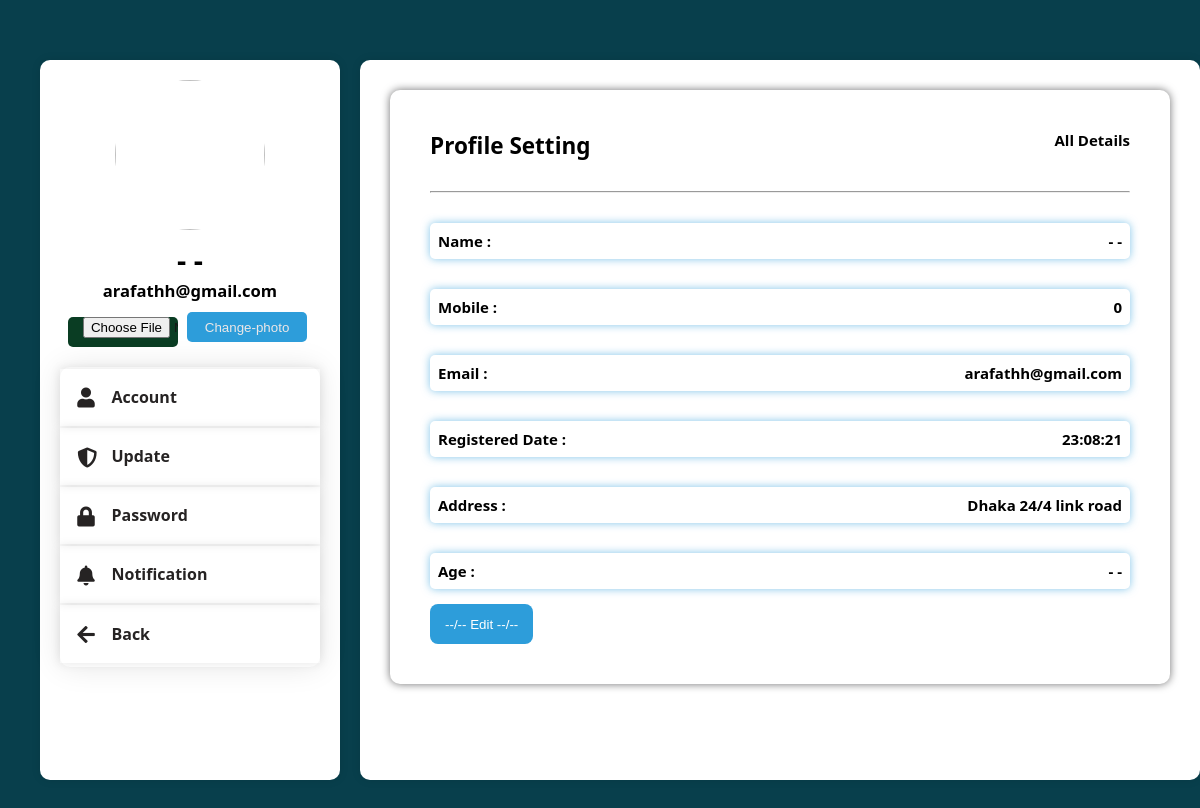
Page /Entrepreneur/profile_entro_details.php (signed in) on the committed database.
### Entrepreneur/profile_entro_details.php (the view, shortened to what this page needs)
<?php
require "include/profile_sidebar.php";?>
<div class="settingside-allform">
                     <form action="" class="details showdetails">
                        <div class="item1">
                           <h2>Profile Setting</h2>
                           <lebel>All Details</lebel>
                        </div>
                           <hr>
        <?php
                            require "../Admin/includes/configure.php";
                      if(!$connnection){
                           die("not connected".mysqli_error());
                         }else{
                           $usnm=$_SESSION['usrName'];
                           $query="SELECT * FROM `entrepreneur-reg-table1` WHERE username = '$usnm'";
                  $result=mysqli_query($connnection,$query);
                     $count=mysqli_num_rows($result);
                         if($count>0){
                           $row=mysqli_fetch_assoc($result);
                                   $fname=$row['first-name'];
                                   $lname=$row['last-name'];
                                   $email=$row['email'];
                                   $phone=$row['phone'];
                                   $date=$row['date_sign'];
                                   $fullname=$fname." ".$lname;
                                   $address="Dhaka 24/4 link road";
           ?>
                          <div class="item">
                           <lebel>Name :</lebel>
                           <p><?php echo "$fullname"; ?></p>
                        </div>
                        <div class="item">
                           <lebel>Mobile :</lebel>
                           <p><?php echo "$phone"; ?></p>
                        </div>
                        <div class="item">
                           <lebel>Email :</lebel>
                           <p><?php echo "$email"; ?></p>
                        </div>
                        <div class="item">
                           <lebel>Registered Date :</lebel>
                           <p><?php echo "$date"; ?></p>
                        </div>
                        <div class="item">
                           <lebel>Address :</lebel>
                           <p><?php echo "$address"; ?></p>
                        </div>
                        <div class="item">
                           <lebel>Age :</lebel>
                           <p><?php echo "$fullname"; ?></p>
                        </div>
                        <div class="item2">
                           <form method="post" action="">
                        <input type="submit" value="--/-- Edit --/--" name="submit"><br>
                        </div>
                     </form>
                    <?php }}
                    ?>
          </div>
        </div>
</div>
</body>
</html>

### Entrepreneur/include/profile_sidebar.php (shortened to what this page needs)
<!DOCTYPE html>
<html>
    <head>
        <link rel="stylesheet" href="profile_setting_style.css">
        <link rel="stylesheet" href="https://cdnjs.cloudflare.com/ajax/libs/font-awesome/5.15.3/css/all.min.css">
    </head>
    <body>
    <?php         require "../Admin/includes/configure.php";
    if(!$connnection){
         die("not connected".mysqli_error());
       }else{
         $usnm=$_SESSION['usrName'];
         $query="SELECT * FROM `entrepreneur-reg-table1` WHERE username = '$usnm'";
$result=mysqli_query($connnection,$query);
   $count=mysqli_num_rows($result);
       if($count>0){
         $row=mysqli_fetch_assoc($result);
                 $profile_pic=$row['profile_photo'];
                 $fname=$row['first-name'];
                 $lname=$row['last-name'];
                 $email=$row['email'];
                 $fullname=$fname." ".$lname;
                 ?>
<div class="mainpage">
    <div class="container">
          <div class="sidebarfor">
              <div class="profilebigone">
                   <img src="../Home/entroProfile/<?php echo $profile_pic;?>">
              </div>
              <div class="name">
                   <h1><?php echo $fullname;?></h1>
                   <h4><?php echo $email;?></h4>
                   <form method="post" action="profile_change_chk.php" enctype="multipart/form-data">
                   <input type="file" value="Change-photo" name="pic">
                   <input type="submit" value="Change-photo" name="submitt">
                 </form>
              </div>
              <ul class="list">
                <li><a href="profile_entro_details.php"><i class="fas fa-user"></i> Account</a></li>
                <li><a href="profile_entro_update_real.php"><i class="fas fa-shield-alt"></i> Update</a></li>
                <li><a href="profile_entro_password_change_real.php"><i class="fas fa-lock"></i> Password</a></li>
                <li><a href="#"><i class="fas fa-bell"></i> Notification</a></li>
                <li><a href="entro_showProfile_first_Get_start.php"><i class="fas fa-arrow-left"></i> Back</a></li>
            </ul>
          </div>
       <?php }
             }
             ?>

### Entrepreneur/profile_setting_style.css (style rules this page uses)
* { margin: 0; padding: 0; box-sizing: border-box; }
body { font-family: 'ui-sans-sarif' ,system-ui, -apple-system, BlinkMacSystemFont, 'Segoe UI', Roboto, Oxygen, Ubuntu, Cantarell, 'Open Sans', 'Helvetica Neue', sans-serif; }
.container { width: 100%; min-height: 90vh; background-color: #083f4c; display: flex; flex-direction: row; margin:auto; }
.sidebarfor h1 { font-size: calc(.5 * (5.5vh + 1.1vw)); }
.sidebarfor h4 { font-size: calc(.5 * (2.5vh + 1.1vw)); }
.sidebarfor { background-color: #fff; display: flex; flex-direction: column; height: 90vh; width: 25%; margin: 40px; margin-right: 20px; margin-top: 60px; padding: 20px; border-radius: 10px; box-shadow: 0 0 10px rgba(0, 0, 0, 0.1); }
.sidebarfor img { display: block; width: 150px; height: 150px; border-radius: 50%; align-self: center; margin-left: auto; margin-right: auto; }
.list { background-color: white; display: flex; flex-direction: column; margin-top: 10px; border-radius: 10px; height: 300px; box-shadow: 0 0 30px rgba(0, 0, 0, 0.1); }
.list li { list-style: none; padding: 17.3px; margin-top: 2px; box-shadow: 0 0 10px rgba(0, 0, 0, 0.1); }
.list li a { text-decoration: none; color: #262323; font-weight: bold; }
.list li a i { width: 20px; height: 20px; font-size: 20px; margin-right: 10px; vertical-align: middle; }
.name { text-align: center; margin-top: 10px; margin-bottom: 10px; }
input[type="submit"] { margin-top: 10px; width: 120px; padding: 0px 15px; background-color: #2d9dda; color: #ece7e7; border: none; height: 30px; border-radius: 5px; margin-right: 5px; cursor: pointer; }
input[type="file"] { margin-top: 10px; width: 110px; padding: 0px 15px; background-color: #0a3d23; color: #171616; border: none; height: 30px; border-radius: 5px; margin-right: 5px; cursor: pointer; }
.settingside-allform { background-color: #fff; width: 70%; height: 90vh; margin-top: 60px; padding: 20px; border-radius: 10px; box-shadow: 0 0 10px rgba(0, 0, 0, 0.1); }
.details { margin: 10px; }
.details input[type="submit"] { width: auto; background-color: #2d9dda; color: #fff; border: none; height: 40px; border-radius: 8px; margin-top: 15px; cursor: pointer; transition: background-color 0.3s; }
.showdetails { display: block; font-weight: bold; margin-bottom: 5px; font-size: 15px; display: flex; flex-direction: column; padding: 40px; box-shadow: 0 0 8px rgba(17, 17, 18, 0.6); border-radius: 10px; }
.item1 { display: flex; justify-content: space-between; text-align:left; margin-bottom: 30px; }
.item { display: flex; justify-content: space-between; text-align:left; margin-top: 30px; padding: 8px; border-color: #2d9dda; box-shadow: 0 0 8px rgba(45, 157, 218, 0.6); border-radius: 5px; }

### rows in the picture
entrepreneur-reg-table1: value "- -", email "arafathh@gmail.com", phone "0", date_sign "23:08:21"

### other values in the picture
$address "Dhaka 24/4 link road"
